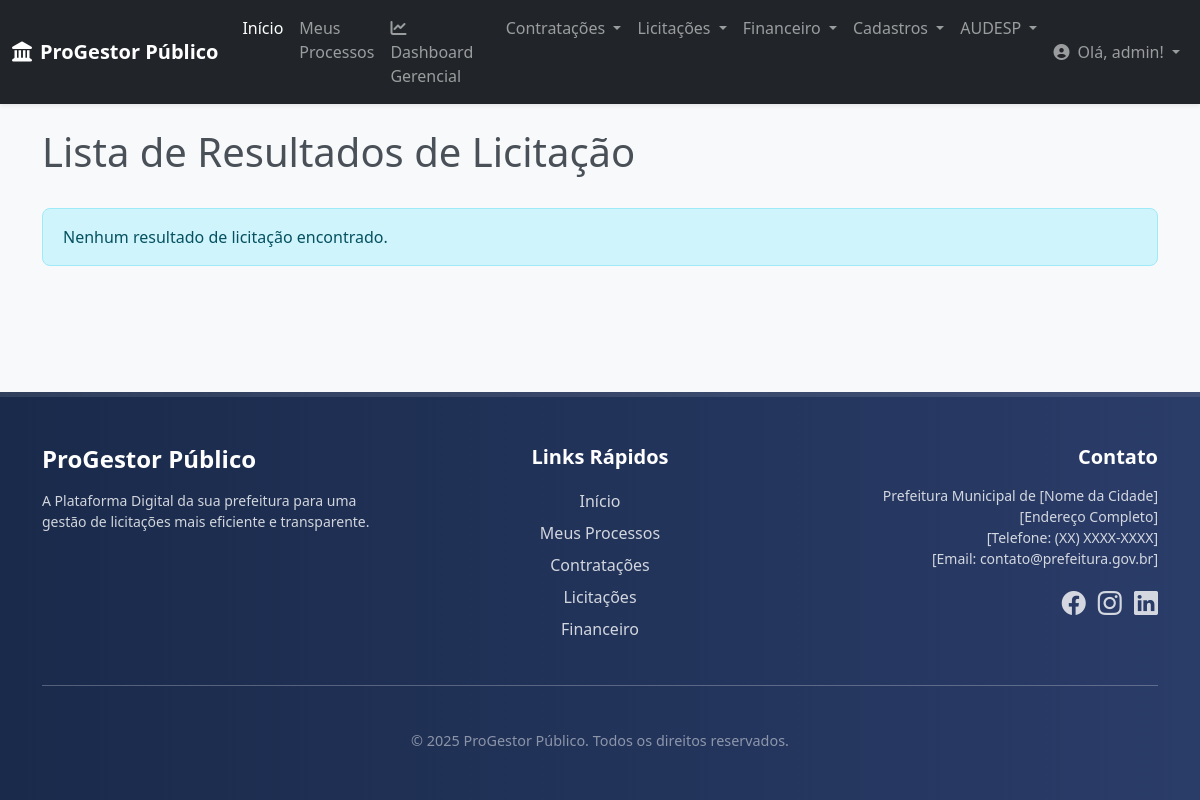
/licitacoes/resultados/ (signed in), run on an earlier commit of the app's database.
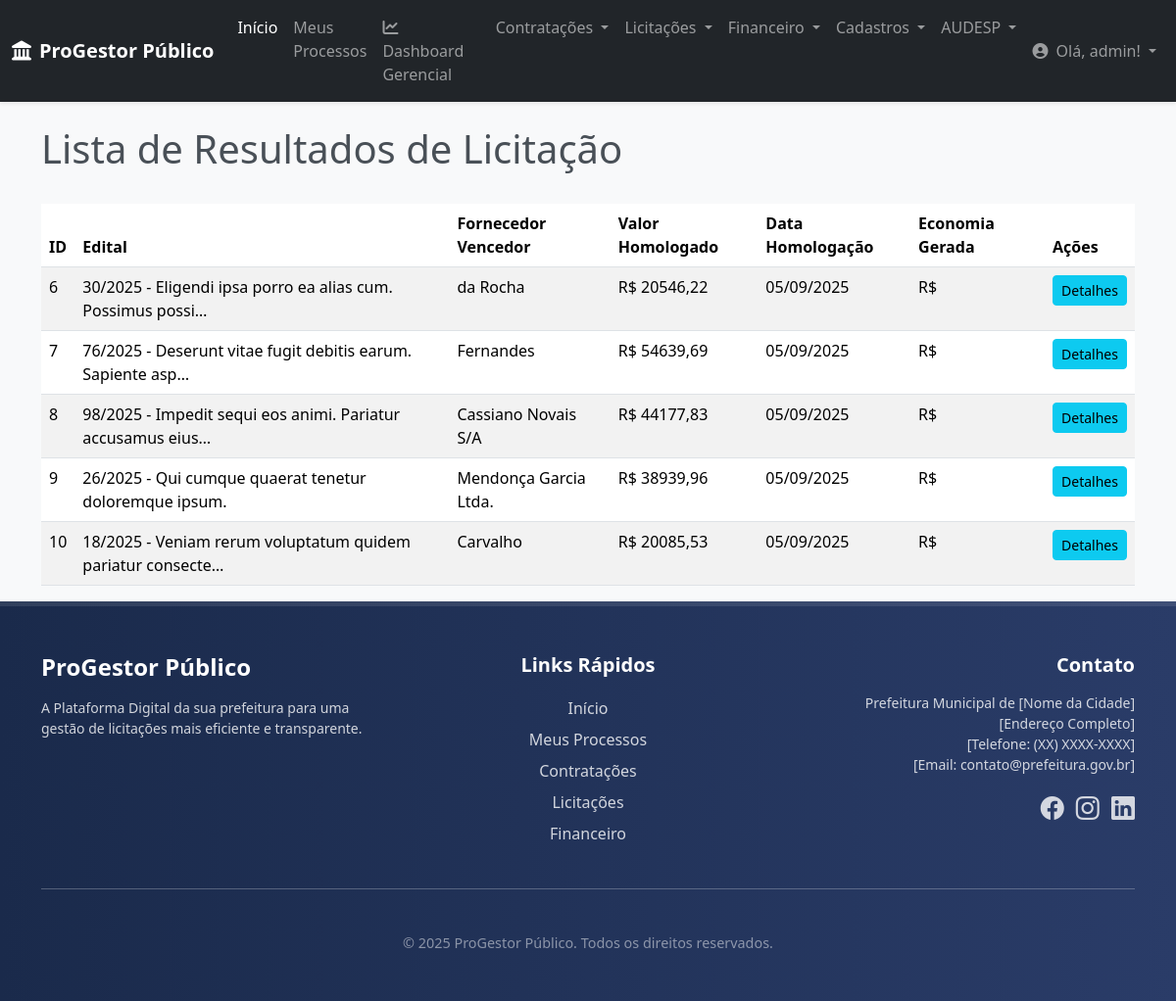
And on a later commit of the database.
### licitacoes/models.py (models this page shows, shortened)
class ResultadoLicitacao(models.Model):
    edital = models.ForeignKey(
        Edital,
        on_delete=models.CASCADE,
        related_name='resultados',
        verbose_name="Edital Vinculado"
    )
    lote = models.ForeignKey(
        Lote,
        on_delete=models.SET_NULL,
        null=True, blank=True,
        related_name='resultados_lote',
        verbose_name="Lote (se aplicável)"
    )
    item_licitado = models.ForeignKey(
        ItemLicitado,
        on_delete=models.SET_NULL,
        null=True, blank=True,
        related_name='resultados_item',
        verbose_name="Item Licitado (se aplicável)"
    )
    fornecedor_vencedor = models.CharField(max_length=255, verbose_name="Fornecedor Vencedor")
    cnpj_vencedor = models.CharField(max_length=18, blank=True, null=True, verbose_name="CNPJ do Vencedor")
    valor_homologado = models.DecimalField(max_digits=17, decimal_places=2, verbose_name="Valor Homologado (R$)")
    data_homologacao = models.DateField(verbose_name="Data de Homologação")
    link_documento_homologacao = models.URLField(verbose_name="Link Documento Homologação", blank=True, null=True)
    valor_estimado_inicial = models.DecimalField(max_digits=17, decimal_places=2, verbose_name="Valor Estimado Inicial (R$)", blank=True, null=True)
    economia_gerada = models.DecimalField(max_digits=17, decimal_places=2, verbose_name="Economia Gerada (R$)", blank=True, null=True, editable=False)
    responsavel_registro = models.ForeignKey(
        settings.AUTH_USER_MODEL,
        on_delete=models.SET_NULL,
        null=True, blank=True,
        verbose_name="Responsável pelo Registro"
    )
    data_registro = models.DateTimeField(auto_now_add=True)
    class Meta:
        verbose_name = "Resultado da Licitação"
        verbose_name_plural = "Resultados das Licitações"
        ordering = ['-data_homologacao']
        unique_together = ('edital', 'lote', 'item_licitado')

class Edital(models.Model): # Mantém o nome 'Edital' para compatibilidade com o código existente
    processo_vinculado = models.OneToOneField(
        Processo,
        on_delete=models.CASCADE,
        null=True, blank=True,
        related_name='edital_licitacao',
        verbose_name="Processo Licitatório Principal"
    )
    numero_edital = models.CharField(max_length=50, unique=True, verbose_name="Número do Edital")
    titulo = models.CharField(max_length=255, verbose_name="Objeto da Licitação")
    tipo_licitacao = models.CharField( # Este campo pode ser mapeado para 'modalidade' ou 'tipo_instrumento_convocatorio'
        max_length=50,
        choices=[('PREGAO_ELETRONICO', 'Pregão Eletrônico'), ('CONCORRENCIA', 'Concorrência'), ('TOMADA_PRECOS', 'Tomada de Preços')],
        default='PREGAO_ELETRONICO',
        verbose_name="Tipo de Licitação"
    )
    data_publicacao = models.DateField(verbose_name="Data de Publicação")
    data_abertura_propostas = models.DateTimeField(verbose_name="Data/Hora Abertura Propostas")
    local_abertura = models.CharField(max_length=255, verbose_name="Local de Abertura", blank=True, null=True)
    link_edital_completo = models.URLField(verbose_name="Link para Edital Completo", blank=True, null=True, help_text="URL onde o edital pode ser baixado (ex: portal da transparência).")
    valor_estimado = models.DecimalField(max_digits=17, decimal_places=2, verbose_name="Valor Estimado", blank=True, null=True)
    status = models.CharField(
        max_length=30,
        choices=STATUS_EDITAL_CHOICES,
        default='EM_ELABORACAO',
        verbose_name="Status do Edital"
    )
    responsavel_publicacao = models.ForeignKey(
        settings.AUTH_USER_MODEL,
        on_delete=models.SET_NULL,
        null=True, blank=True,
        verbose_name="Responsável pela Publicação"
    )
    data_ultima_atualizacao = models.DateTimeField(auto_now=True)
    retificacao = models.BooleanField(
        default=False,
        verbose_name="É Retificação (AUDESP)?",
        help_text="Indica se este Edital é uma retificação de um anterior para o AUDESP."
    )
    codigo_unidade_compradora = models.CharField(
        max_length=20,
        blank=True, null=True,
        verbose_name="Código Unidade Compradora (AUDESP)",
        help_text="Código da unidade que está realizando a compra para o AUDESP."
    )
    tipo_instrumento_convocatorio_audesp = models.IntegerField(
        choices=TIPO_INSTRUMENTO_CONVOCATORIO_CHOICES,
        null=True, blank=True,
        verbose_name="Tipo Instrumento Convocatório (AUDESP)"
    )
    modalidade_audesp = models.IntegerField(
        choices=MODALIDADE_LICITACAO_CHOICES,
        null=True, blank=True,
        verbose_name="Modalidade (AUDESP)"
    )
    modo_disputa = models.IntegerField(
        choices=MODO_DISPUTA_CHOICES,
        null=True, blank=True,
        verbose_name="Modo de Disputa (AUDESP)"
    )
    numero_compra_audesp = models.CharField(
        max_length=50,
        blank=True, null=True,
        verbose_name="Número da Compra (AUDESP)",
        help_text="Número da contratação no sistema de origem para o AUDESP."
    )
    ano_compra_audesp = models.IntegerField(
        null=True, blank=True,
        verbose_name="Ano da Compra (AUDESP)"
    )
    numero_processo_origem_audesp = models.CharField(
        max_length=50,
        blank=True, null=True,
        verbose_name="Número Processo Origem (AUDESP)",
        help_text="Número do processo administrativo no sistema de origem para o AUDESP."
    )
    objeto_compra_audesp = models.TextField(
        max_length=5120,
        blank=True, null=True,
        verbose_name="Objeto da Compra (AUDESP)",
        help_text="Objeto da contratação para o AUDESP."
    )
    informacao_complementar = models.TextField(
        max_length=5120,
        blank=True, null=True,
        verbose_name="Informações Complementares"
    )
    srp = models.BooleanField(
        default=False,
        verbose_name="Sistema de Registro de Preços (SRP) (AUDESP)?"
    )
    data_encerramento_proposta = models.DateTimeField(
        null=True, blank=True,
        verbose_name="Data e Hora Encerramento Proposta (AUDESP)"
    )
    amparo_legal = models.IntegerField(
        choices=[(i, str(i)) for i in range(1, 1021)],
        null=True, blank=True,
        verbose_name="Amparo Legal (AUDESP)"
    )
    link_sistema_origem = models.URLField(
        max_length=500,
        blank=True, null=True,
        verbose_name="Link Sistema de Origem (AUDESP)"
    )
    justificativa_presencial = models.TextField(
        max_length=500,
        blank=True, null=True,
        verbose_name="Justificativa Presencial (AUDESP)"
    )
    class Meta:
        verbose_name = "Edital de Licitação"
        verbose_name_plural = "Editais de Licitação"
        ordering = ['-data_publicacao']

### licitacoes/views.py (the view)
# urls.py: path('resultados/', views.listar_resultados_licitacao, name='listar_resultados_licitacao'),
@login_required
def listar_resultados_licitacao(request):
    resultados = ResultadoLicitacao.objects.all().order_by('-data_homologacao')
    context = {
        'resultados': resultados,
        'titulo_pagina': 'Lista de Resultados de Licitação',
    }
    return render(request, 'licitacoes/listar_resultados_licitacao.html', context)

### core/context_processors.py (called while the page is built)
def global_context(request):
    return {
        'logo_url': 'img/logo_barueri.jpg', # Caminho do seu logo
        'ano_atual': datetime.date.today().year, # Opcional: para o footer de direitos autorais
    }

### licitacoes/templates/licitacoes/listar_resultados_licitacao.html (shortened to what this page needs)
{% extends 'base.html' %}
{% load static %}
{% block content %}
<div class="container mt-4">
    <div class="d-flex justify-content-between align-items-center mb-4">
        <h1>{{ titulo_pagina }}</h1>
    </div>
    {% if resultados %}
    <div class="table-responsive">
        <table class="table table-striped table-hover">
            <thead>
                <tr>
                    <th>ID</th>
                    <th>Edital</th>
                    <th>Fornecedor Vencedor</th>
                    <th>Valor Homologado</th>
                    <th>Data Homologação</th>
                    <th>Economia Gerada</th>
                    <th>Ações</th>
                </tr>
            </thead>
            <tbody>
                {% for resultado in resultados %}
                <tr>
                    <td>{{ resultado.pk }}</td>
                    <td>{{ resultado.edital.numero_edital }} - {{ resultado.edital.titulo|truncatechars:50 }}</td>
                    <td>{{ resultado.fornecedor_vencedor }}</td>
                    <td>R$ {{ resultado.valor_homologado|floatformat:2 }}</td>
                    <td>{{ resultado.data_homologacao|date:"d/m/Y" }}</td>
                    <td>R$ {{ resultado.economia_gerada|floatformat:2 }}</td>
                    <td>
                        <a href="{% url 'licitacoes:detalhar_resultado_licitacao' pk=resultado.pk %}" class="btn btn-sm btn-info">Detalhes</a>
                    </td>
                </tr>
                {% endfor %}
            </tbody>
        </table>
    </div>
    {% else %}
    <p class="alert alert-info">Nenhum resultado de licitação encontrado.</p>
    {% endif %}
</div>
{% endblock content %}

What changed in the data, as far as the page shows it:
added ResultadoLicitacao: pk "6", edital.numero_edital "30/2025", edital.titulo "Eligendi ipsa porro ea alias cum. Possimus possi…", fornecedor_vencedor "da Rocha", valor_homologado "20546,22", data_homologacao "05/09/2025"
added ResultadoLicitacao: pk "7", edital.numero_edital "76/2025", edital.titulo "Deserunt vitae fugit debitis earum. Sapiente asp…", fornecedor_vencedor "Fernandes", valor_homologado "54639,69", data_homologacao "05/09/2025"
added ResultadoLicitacao: pk "8", edital.numero_edital "98/2025", edital.titulo "Impedit sequi eos animi. Pariatur accusamus eius…", fornecedor_vencedor "Cassiano Novais S/A", valor_homologado "44177,83", data_homologacao "05/09/2025"
added ResultadoLicitacao: pk "9", edital.numero_edital "26/2025", edital.titulo "Qui cumque quaerat tenetur doloremque ipsum.", fornecedor_vencedor "Mendonça Garcia Ltda.", valor_homologado "38939,96", data_homologacao "05/09/2025"
added ResultadoLicitacao: pk "10", edital.numero_edital "18/2025", edital.titulo "Veniam rerum voluptatum quidem pariatur consecte…", fornecedor_vencedor "Carvalho", valor_homologado "20085,53", data_homologacao "05/09/2025"
Also different on the page:
text no longer shown: "Nenhum resultado de licitação encontrado."
text now shown: "ID Edital Fornecedor Vencedor Valor Homologado Data Homologação Economia Gerada Ações"
